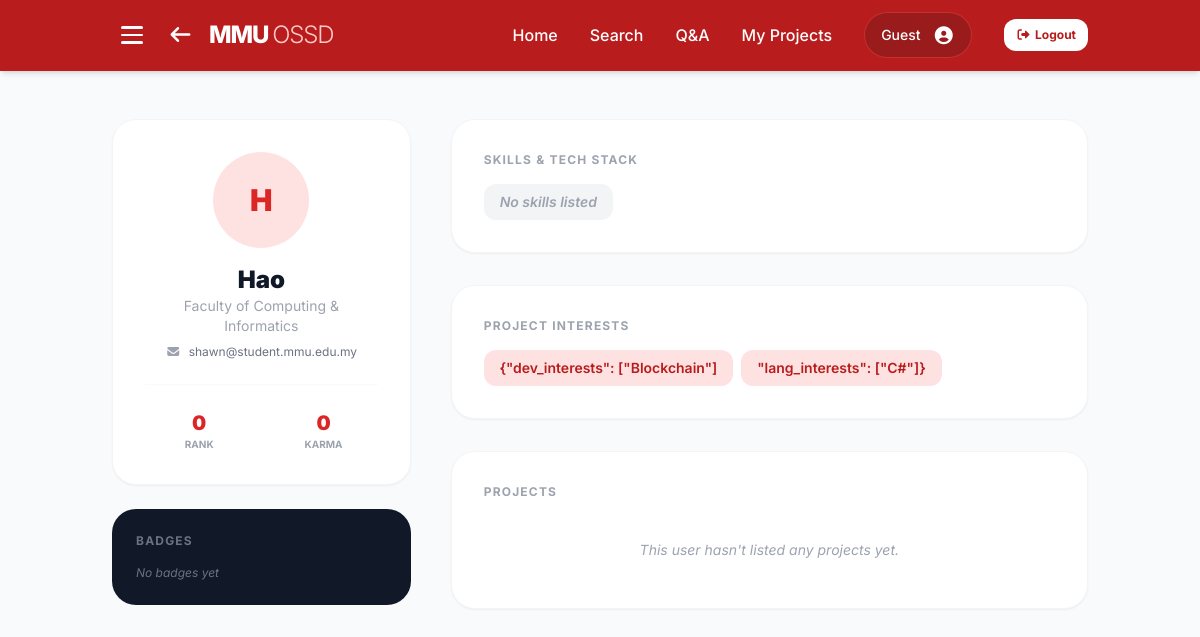
Page /user/1 on the committed database.
### website/models.py (models this page shows)
class User(db.Model):
    __tablename__ = 'users'
    id = db.Column(db.Integer, primary_key=True, autoincrement=True)
    email = db.Column(db.String(255), unique=True, nullable=False)
    password_hash = db.Column(db.String(255))
    name = db.Column(db.String(255), nullable=False, default='MMU Student')
    faculty = db.Column(db.String(255), nullable=False, default='Faculty of Computing & Informatics')
    bio = db.Column(db.Text, default='')
    avatar_path = db.Column(db.String(255), default='')
    interests = db.Column(db.Text, default='')  # Comma-separated project interests
    rank = db.Column(db.Integer, nullable=False, default=0)
    karma = db.Column(db.Integer, nullable=False, default=0)
    created_at = db.Column(db.DateTime, nullable=False, default=datetime.utcnow)
    is_verified = db.Column(db.Boolean, default=False)
    is_admin = db.Column(db.Boolean, default=False)  # Admin privilege for content moderation
    otp = db.Column(db.String(6), nullable=True)
    last_seen = db.Column(db.DateTime, nullable=True)
    skills = db.relationship('Skill', backref='user', lazy=True, cascade='all, delete-orphan')
    badges = db.relationship('Badge', backref='user', lazy=True, cascade='all, delete-orphan')
    comments = db.relationship('Comment', backref='user', lazy=True, cascade='all, delete-orphan')
    projects = db.relationship('Project', backref='user', lazy=True, cascade='all, delete-orphan')
    suggestions = db.relationship('Suggestion', backref='user', lazy=True, cascade='all, delete-orphan')
    questions = db.relationship('Question', backref='author', lazy=True, cascade='all, delete-orphan')
    question_likes = db.relationship('QuestionLike', backref='user', lazy=True, cascade='all, delete-orphan')
    question_favorites = db.relationship('QuestionFavorite', backref='user', lazy=True, cascade='all, delete-orphan')
    question_comments = db.relationship('QuestionComment', backref='user', lazy=True, cascade='all, delete-orphan')
    starred_projects = db.relationship('ProjectStar', backref='user', lazy=True, cascade='all, delete-orphan')
    settings = db.relationship('UserSettings', backref='user', uselist=False, cascade='all, delete-orphan')

### website/views.py (the view)
@views.route('/user/<int:user_id>')
def view_user_profile(user_id):
    user = User.query.get_or_404(user_id)
    return render_template("User_Profile.html", profile_user=user, current_user=get_current_user())

### website/views.py (called while the page is built)
def get_current_user():
    email = session.get('user_email', 'student@mmu.edu.my')
    user = User.query.filter_by(email=email).first()
    return user

### website/templates/User_Profile.html (shortened to what this page needs)
<!DOCTYPE html>
<html lang="en">
<head>
    <script src="https://cdn.tailwindcss.com"></script>
    <link href="https://cdnjs.cloudflare.com/ajax/libs/font-awesome/7.0.1/css/all.min.css" rel="stylesheet">
</head>
<body class="bg-gray-50 text-gray-900">
    <nav class="bg-red-700 text-white shadow-md sticky top-0 z-50">
        <div class="container mx-auto px-6 py-3 flex items-center justify-between">
            <div class="flex items-center gap-4">
                <button id="menu-btn" class="hamburger" aria-label="Toggle menu" aria-expanded="false">
                    <span class="bar"></span>
                    <span class="bar"></span>
                    <span class="bar"></span>
                </button>
                <a href="{{ url_for('views.home') }}" class="hover:opacity-80 transition flex items-center gap-4">
                    <i class="fas fa-arrow-left text-xl"></i>
                    <h1 class="text-2xl font-extrabold tracking-tighter">
                        MMU <span class="font-light text-red-200">OSSD</span>
                    </h1>
                </a>
            </div>
            <div class="hidden md:flex space-x-8 items-center font-medium">
                <a href="{{ url_for('views.home') }}" class="hover:text-red-200 transition">Home</a>
                <a href="{{ url_for('views.search') }}" class="hover:text-red-200 transition">Search</a>
                <a href="{{ url_for('views.qna_page') }}" class="hover:text-red-200 transition">Q&A</a>
                <a href="{{ url_for('views.my_projects') }}" class="hover:text-red-200 transition">My Projects</a>
                <a href="{{ url_for('views.profile') }}" class="bg-red-800 px-4 py-2 rounded-full flex items-center space-x-3 border border-red-500/50 cursor-pointer hover:bg-red-900 transition">
                    <span id="nav-email" class="text-sm">{{ session.get('user_email', 'Guest') }}</span>
                    <i class="fas fa-user-circle text-lg"></i>
                </a>
                <button id="logout-btn"
                    class="bg-white text-red-700 hover:bg-red-50 text-xs font-bold px-3 py-2 rounded-xl transition">
                    <i class="fas fa-sign-out-alt mr-1"></i>Logout
                </button>
            </div>
        </div>
    </nav>
    <main class="container mx-auto px-6 py-12 fade-in">
        <div class="grid grid-cols-1 lg:grid-cols-3 gap-10">
            <div class="space-y-6">
                <div class="bg-white p-8 rounded-3xl shadow-sm border border-gray-100 text-center">
                    <div class="relative w-24 h-24 mx-auto mb-4">
                        <div id="avatar-initials" class="w-24 h-24 bg-red-100 text-red-600 rounded-full flex items-center justify-center text-3xl font-black">
                            {{ profile_user.name[0] | upper }}
                        </div>
                    </div>
                    <h2 class="text-2xl font-black">{{ profile_user.name }}</h2>
                    <p class="text-gray-400 text-sm">{{ profile_user.faculty }}</p>
                    <p class="text-gray-500 text-xs mt-2 flex items-center justify-center gap-2">
                        <i class="fas fa-envelope text-gray-400"></i>
                        <span>{{ profile_user.email }}</span>
                    </p>
                    <div class="mt-6 pt-6 border-t border-gray-50 grid grid-cols-2 gap-4">
                        <div>
                            <p class="text-xl font-black text-red-600">{{ profile_user.rank }}</p>
                            <p class="text-[10px] uppercase font-bold text-gray-400">Rank</p>
                        </div>
                        <div>
                            <p class="text-xl font-black text-red-600">{{ profile_user.karma }}</p>
                            <p class="text-[10px] uppercase font-bold text-gray-400">Karma</p>
                        </div>
                    </div>
                </div>
                <div class="bg-gray-900 p-6 rounded-3xl text-white">
                    <h3 class="text-xs font-bold text-gray-500 uppercase tracking-widest mb-4">Badges</h3>
                    <div class="flex gap-3">
                        {% if not profile_user.badges %}
                            <p class="text-xs text-gray-500 italic">No badges yet</p>
                        {% endif %}
                    </div>
                </div>
            </div>
            <div class="lg:col-span-2 space-y-8">
                <section class="bg-white p-8 rounded-3xl border border-gray-100 shadow-sm">
                    <h3 class="text-xs font-bold text-gray-400 uppercase tracking-widest mb-4">Skills &amp; Tech Stack</h3>
                    <div id="display-skills" class="flex flex-wrap gap-2">
                        {% if profile_user.skills %}
                            {% for skill in profile_user.skills %}
                                <span class="bg-gray-100 px-4 py-2 rounded-xl text-sm font-semibold text-gray-700">{{ skill.skill }}</span>
                            {% endfor %}
                        {% else %}
                            <span class="bg-gray-100 px-4 py-2 rounded-xl text-sm font-semibold text-gray-400 italic">No skills listed</span>
                        {% endif %}
                    </div>
                </section>
                <section class="bg-white p-8 rounded-3xl border border-gray-100 shadow-sm">
                    <h3 class="text-xs font-bold text-gray-400 uppercase tracking-widest mb-4">Project Interests</h3>
                    <div id="display-interests" class="flex flex-wrap gap-2">
                        {% if profile_user.interests %}
                            {% for interest in profile_user.interests.split(',') %}
                                {% if interest.strip() %}
                                    <span class="bg-red-100 px-4 py-2 rounded-xl text-sm font-semibold text-red-700">{{ interest.strip() }}</span>
                                {% endif %}
                            {% endfor %}
                        {% else %}
                            <span class="bg-gray-100 px-4 py-2 rounded-xl text-sm font-semibold text-gray-400 italic">No interests set</span>
                        {% endif %}
                    </div>
                </section>
                <section class="bg-white p-8 rounded-3xl border border-gray-100 shadow-sm">
                    <h3 class="text-xs font-bold text-gray-400 uppercase tracking-widest mb-6">Projects</h3>
                    <div id="projects-list" class="space-y-4">
                        {% if profile_user.projects %}
                            {% for project in profile_user.projects %}
                            <a href="{{ url_for('views.project_page', project_id=project.id) }}" class="block">
                                <div class="flex items-center justify-between p-4 border border-gray-100 rounded-2xl hover:bg-red-50 hover:border-red-200 transition cursor-pointer">
                                    <div>
                                        <h4 class="font-bold text-gray-800">{{ project.project_name }}</h4>
                                        <p class="text-xs text-gray-400 mt-1">{{ project.status }} • {{ project.contributors }} Contributors</p>
                                    </div>
                                    <i class="fas fa-chevron-right text-gray-300"></i>
                                </div>
                            </a>
                            {% endfor %}
                        {% else %}
                            <div class="text-gray-400 text-sm italic text-center py-4">This user hasn't listed any projects yet.</div>
                        {% endif %}
                    </div>
                </section>
            </div>
        </div>
    </main>
</body>
</html>

### website/templates/User_Profile.html (style rules this page uses)
body { font-family: 'Inter', sans-serif; }
.fade-in { animation: fadeIn 0.35s ease both; }
.hamburger { display: flex; flex-direction: column; justify-content: center; align-items: center; width: 40px; height: 40px; cursor: pointer; border: none; background: transparent; border-radius: 8px; padding: 6px; gap: 5px; transition: background 0.2s ease; position: relative; }
.hamburger .bar { display: block; width: 22px; height: 2.5px; border-radius: 99px; background: #fff; transition: transform 0.35s cubic-bezier(0.23, 1, 0.32, 1), opacity 0.25s ease, width 0.3s ease; transform-origin: center; }

### rows in the picture
User: name "H", name "Hao", faculty "Faculty of Computing & Informatics", email "shawn@student.mmu.edu.my", rank "0", karma "0"

### other values in the picture
{{ session.get('user_email', 'Guest') }} "Guest"
{{ interest.strip() }} "{\"dev_interests\": [\"Blockchain\"]" "\"lang_interests\": [\"C#\"]}"
